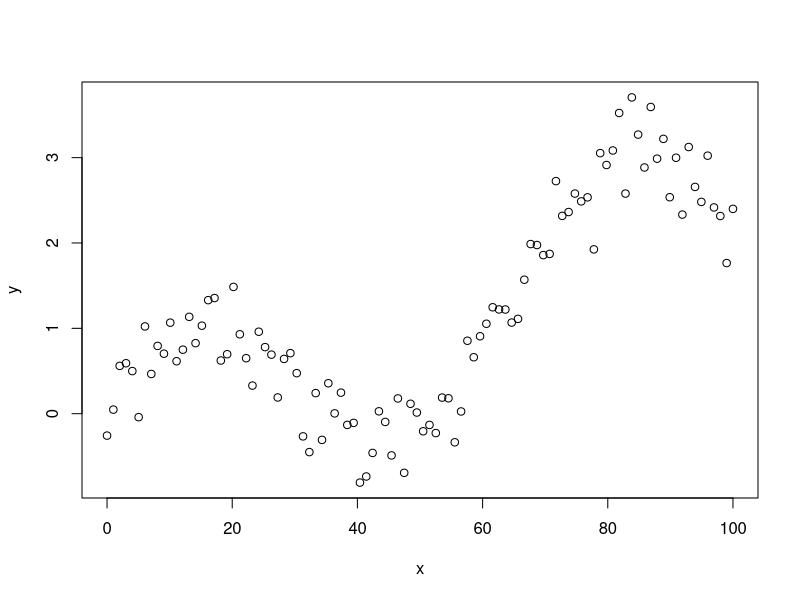
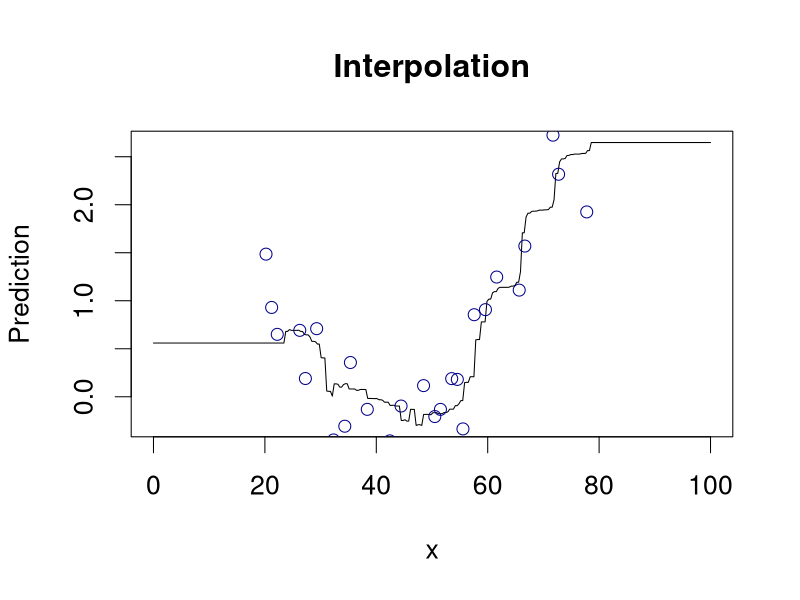
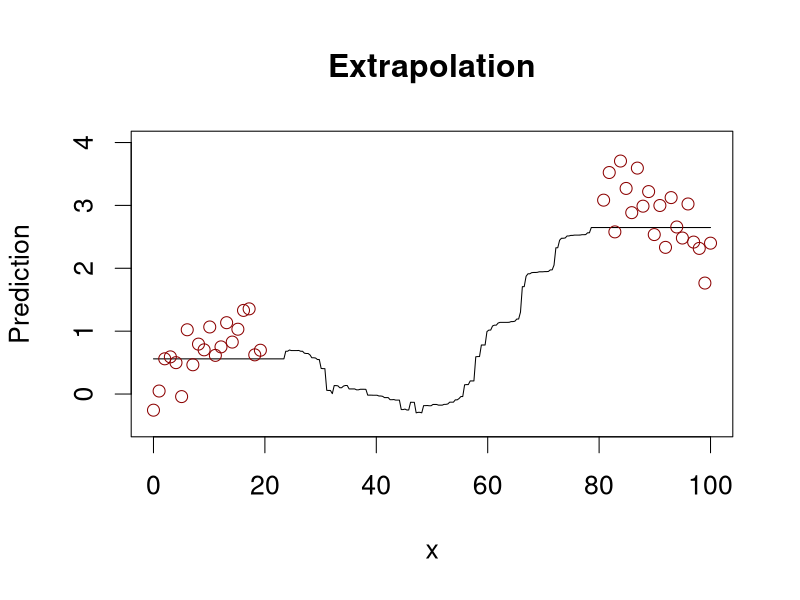

Write R code to recreate these figures, in order.

# Compare what a 1d prediction looks like with 5 and 10 hidden units.

library(caret)


# Make data
set.seed(143124)
x <- seq(0, 100, length.out = 100)
xpred <- data.frame(x = seq(0, 100, length.out = 300))

y <- sin(x / 10) + 0.0003 * x ^ 2 + rnorm(length(x), 0, 0.3)

d <- data.frame(x, y)


plot(x, y)



train_ii <- seq(100) %in% sample(nrow(d), 50)

xtrain <- d[(d$x > 20 & d$x < 80) & train_ii, ]

xtestint <- d[(d$x > 20 & d$x < 80) & !train_ii, ]
xtestext <- d[!(d$x > 20 & d$x < 80), ]



tr <- trainControl(method = 'LGOCV', p = 1)


hyp1 <- data.frame(mtry = 1)



rf <- train(y ~ x, data = xtrain,
            method = 'rf', 
            tuneGrid = hyp1
)

prf <- predict(rf, newdata = xpred)








png('interpolate.png')
par(cex = 1.6)
plot(xpred$x, prf, type = 'l', ylab = 'Prediction', xlab = 'x', main = 'Interpolation')
points(xtestint$x, xtestint$y, col = 'darkblue')
dev.off()



png('extrapolate.png')
par(cex = 1.6)
plot(xpred$x, prf, type = 'l', ylab = 'Prediction', xlab = 'x', 
     main = 'Extrapolation', ylim = c(-0.5, 4))
points(xtestext$x, xtestext$y, col = 'darkred')
dev.off()

